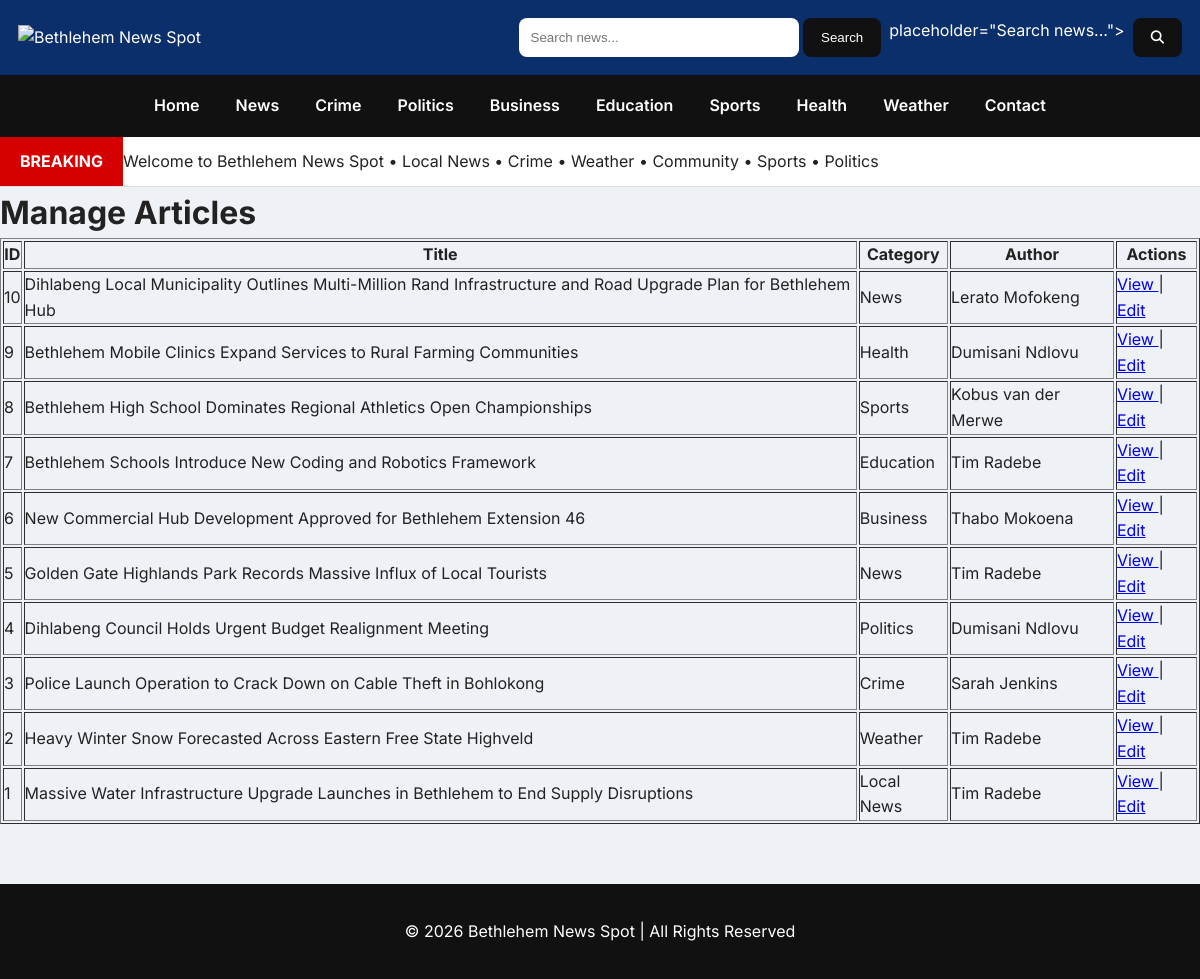
The page /admin/articles on the database its author committed.
### models/article.py (models this page shows)
class Article(db.Model):
    __tablename__ = "articles"
    id = db.Column(db.Integer, primary_key=True)
    title = db.Column(db.String(200), nullable=False)
    summary = db.Column(db.String(500), nullable=False)
    content = db.Column(db.Text, nullable=False)
    category = db.Column(db.String(100), nullable=False)
    author = db.Column(db.String(100), nullable=False)
    image = db.Column(db.String(255))
    breaking = db.Column(db.Boolean, default=False)
    featured = db.Column(db.Boolean, default=False)
    views = db.Column(db.Integer, default=0)
    created_at = db.Column(db.DateTime, default=datetime.utcnow)

### routes/admin.py (the view)
@admin_bp.route("/articles")
def list_articles():
    articles = get_all_articles_admin()
    return render_template(
        "admin/articles.html",
        articles=articles
    )

### services/article_service.py (called while the page is built)
def get_all_articles_admin():
    return Article.query.order_by(Article.created_at.desc()).all()

### templates/admin/articles.html (shortened to what this page needs)
{% extends "base.html" %}
{% block content %}
<h1>Manage Articles</h1>
<table border="1" cellpadding="8">
<tr>
<th>ID</th>
<th>Title</th>
<th>Category</th>
<th>Author</th>
<th>Actions</th>
</tr>
{% for article in articles %}
<tr>
<td>{{ article.id }}</td>
<td>{{ article.title }}</td>
<td>{{ article.category }}</td>
<td>{{ article.author }}</td>
<td>
<a href="{{ url_for('articles.article', article_id=article.id) }}">
View
</a>
|
<a href="{{ url_for('admin.edit_article', article_id=article.id) }}">
Edit
</a>
</td>
</tr>
{% endfor %}
</table>
{% endblock %}

### static/css/main.css (style rules this page uses)
* { margin:0; padding:0; box-sizing:border-box; }
body { font-family:'Inter',sans-serif; background:#eef2f7; color:#222; line-height:1.6; }

### rows shown on the page
Article: id "10", title "Dihlabeng Local Municipality Outlines Multi-Million Rand Infrastructure and Road Upgrade Plan for Bethlehem Hub", category "News", author "Lerato Mofokeng"
Article: id "9", title "Bethlehem Mobile Clinics Expand Services to Rural Farming Communities", category "Health", author "Dumisani Ndlovu"
Article: id "8", title "Bethlehem High School Dominates Regional Athletics Open Championships", category "Sports", author "Kobus van der Merwe"
Article: id "7", title "Bethlehem Schools Introduce New Coding and Robotics Framework", category "Education", author "Tim Radebe"
Article: id "6", title "New Commercial Hub Development Approved for Bethlehem Extension 46", category "Business", author "Thabo Mokoena"
Article: id "5", title "Golden Gate Highlands Park Records Massive Influx of Local Tourists", category "News", author "Tim Radebe"
Article: id "4", title "Dihlabeng Council Holds Urgent Budget Realignment Meeting", category "Politics", author "Dumisani Ndlovu"
Article: id "3", title "Police Launch Operation to Crack Down on Cable Theft in Bohlokong", category "Crime", author "Sarah Jenkins"
Article: id "2", title "Heavy Winter Snow Forecasted Across Eastern Free State Highveld", category "Weather", author "Tim Radebe"
Article: id "1", title "Massive Water Infrastructure Upgrade Launches in Bethlehem to End Supply Disruptions", category "Local News", author "Tim Radebe"
